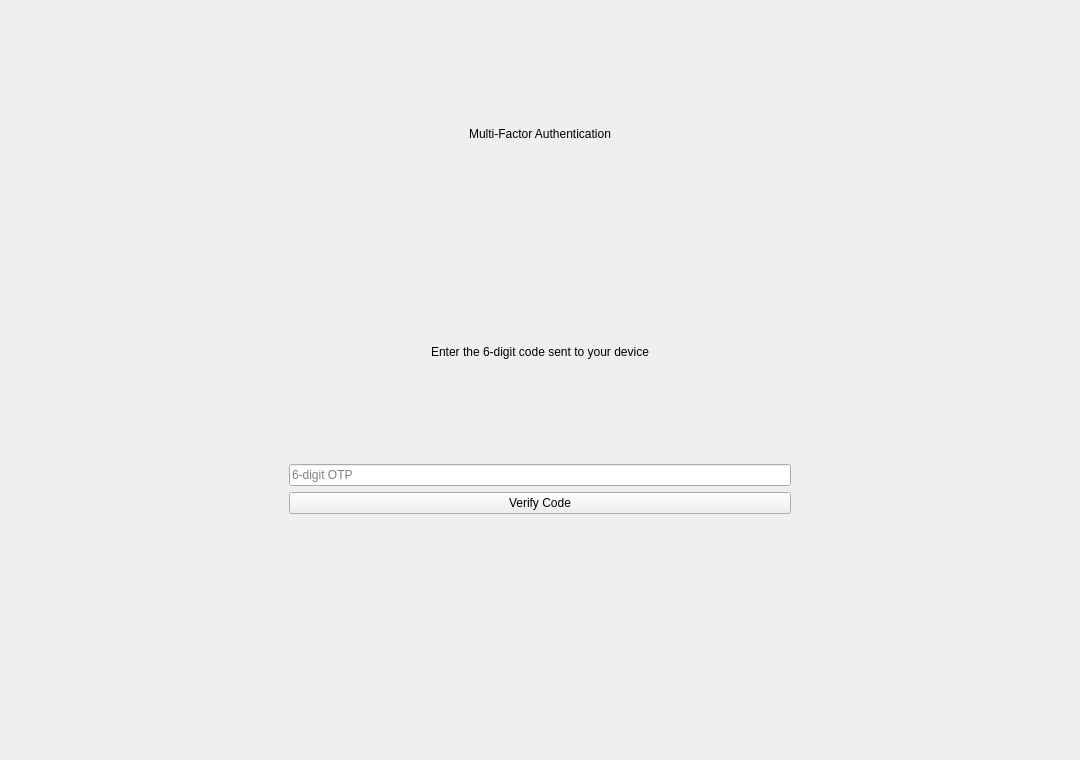
<?xml version="1.0" encoding="UTF-8"?>
<ui version="4.0">
 <class>MFAWindow</class>
 <widget class="QMainWindow" name="MFAWindow">
  <property name="geometry">
   <rect><x>0</x><y>0</y><width>1080</width><height>760</height></rect>
  </property>
  <property name="windowTitle"><string>Multi-Factor Authentication</string></property>
  <widget class="QWidget" name="centralwidget">
   <layout class="QVBoxLayout" name="verticalLayout">
    <item>
     <widget class="QFrame" name="rootPanel">
      <layout class="QVBoxLayout" name="verticalLayout_2">
       <item alignment="Qt::AlignHCenter">
        <widget class="QFrame" name="card">
         <property name="minimumSize"><size><width>520</width><height>0</height></size></property>
         <layout class="QVBoxLayout" name="verticalLayout_3">
          <item><widget class="QLabel" name="titleLabel"><property name="text"><string>Multi-Factor Authentication</string></property><property name="alignment"><set>Qt::AlignCenter</set></property></widget></item>
          <item><widget class="QLabel" name="subTitleLabel"><property name="text"><string>Enter the 6-digit code sent to your device</string></property><property name="alignment"><set>Qt::AlignCenter</set></property></widget></item>
          <item><widget class="QLineEdit" name="otpInput"><property name="maxLength"><number>6</number></property><property name="placeholderText"><string>6-digit OTP</string></property></widget></item>
          <item><widget class="QPushButton" name="verifyButton"><property name="text"><string>Verify Code</string></property></widget></item>
          <item><widget class="QLabel" name="statusLabel"><property name="text"><string/></property><property name="alignment"><set>Qt::AlignCenter</set></property></widget></item>
         </layout>
        </widget>
       </item>
      </layout>
     </widget>
    </item>
   </layout>
  </widget>
 </widget>
 <resources/>
 <connections/>
</ui>
